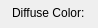
                    <widget class="QWidget" name="page_1">
                     <property name="geometry">
                      <rect>
                       <x>0</x>
                       <y>0</y>
                       <width>98</width>
                       <height>28</height>
                      </rect>
                     </property>
                     <attribute name="label">
                      <string>Basic Parameters</string>
                     </attribute>
                     <widget class="QFrame" name="frame">
                      <property name="geometry">
                       <rect>
                        <x>10</x>
                        <y>0</y>
                        <width>301</width>
                        <height>94</height>
                       </rect>
                      </property>
                      <property name="frameShape">
                       <enum>QFrame::NoFrame</enum>
                      </property>
                      <property name="frameShadow">
                       <enum>QFrame::Raised</enum>
                      </property>
                      <layout class="QGridLayout">
                       <property name="margin">
                        <number>2</number>
                       </property>
                       <property name="spacing">
                        <number>2</number>
                       </property>
                       <item row="0" column="0">
                        <widget class="QLabel" name="label_7">
                         <property name="text">
                          <string>Diffuse Color:</string>
                         </property>
                        </widget>
                       </item>
                       <item row="0" column="1">
                        <widget class="ColorLabel" name="diffuseColor">
                         <property name="minimumSize">
                          <size>
                           <width>24</width>
                           <height>24</height>
                          </size>
                         </property>
                         <property name="maximumSize">
                          <size>
                           <width>24</width>
                           <height>24</height>
                          </size>
                         </property>
                         <property name="frameShape">
                          <enum>QFrame::Box</enum>
                         </property>
                        </widget>
                       </item>
                       <item row="0" column="2" colspan="2">
                        <widget class="QLineEdit" name="lineEdit">
                         <property name="maximumSize">
                          <size>
                           <width>16777215</width>
                           <height>18</height>
                          </size>
                         </property>
                        </widget>
                       </item>
                       <item row="1" column="0">
                        <widget class="QLabel" name="label_8">
                         <property name="text">
                          <string>Specular Color:</string>
                         </property>
                        </widget>
                       </item>
                       <item row="1" column="1">
                        <widget class="ColorLabel" name="specularColor">
                         <property name="minimumSize">
                          <size>
                           <width>24</width>
                           <height>24</height>
                          </size>
                         </property>
                         <property name="maximumSize">
                          <size>
                           <width>24</width>
                           <height>24</height>
                          </size>
                         </property>
                         <property name="frameShape">
                          <enum>QFrame::Box</enum>
                         </property>
                        </widget>
                       </item>
                       <item row="1" column="2" colspan="2">
                        <widget class="QLineEdit" name="lineEdit_2">
                         <property name="maximumSize">
                          <size>
                           <width>16777215</width>
                           <height>18</height>
                          </size>
                         </property>
                        </widget>
                       </item>
                       <item row="2" column="0">
                        <widget class="QLabel" name="label_9">
                         <property name="text">
                          <string>Specular Power:</string>
                         </property>
                        </widget>
                       </item>
                       <item row="2" column="1" colspan="2">
                        <widget class="QSpinBox" name="specularPower">
                         <property name="maximumSize">
                          <size>
                           <width>16777215</width>
                           <height>18</height>
                          </size>
                         </property>
                         <property name="maximum">
                          <number>128</number>
                         </property>
                        </widget>
                       </item>
                       <item row="2" column="3">
                        <widget class="QSlider" name="horizontalSlider_3">
                         <property name="maximumSize">
                          <size>
                           <width>16777215</width>
                           <height>15</height>
                          </size>
                         </property>
                         <property name="orientation">
                          <enum>Qt::Horizontal</enum>
                         </property>
                        </widget>
                       </item>
                       <item row="3" column="0">
                        <widget class="QLabel" name="label_10">
                         <property name="text">
                          <string>Specular Multipy:</string>
                         </property>
                        </widget>
                       </item>
                       <item row="3" column="3">
                        <widget class="QSlider" name="horizontalSlider_4">
                         <property name="maximumSize">
                          <size>
                           <width>16777215</width>
                           <height>15</height>
                          </size>
                         </property>
                         <property name="orientation">
                          <enum>Qt::Horizontal</enum>
                         </property>
                        </widget>
                       </item>
                       <item row="3" column="1">
                        <widget class="QDoubleSpinBox" name="specularMultipy">
                         <property name="decimals">
                          <number>1</number>
                         </property>
                         <property name="maximum">
                          <double>10.000000000000000</double>
                         </property>
                         <property name="singleStep">
                          <double>0.100000000000000</double>
                         </property>
                         <property name="value">
                          <double>1.000000000000000</double>
                         </property>
                        </widget>
                       </item>
                      </layout>
                     </widget>
                    </widget>
